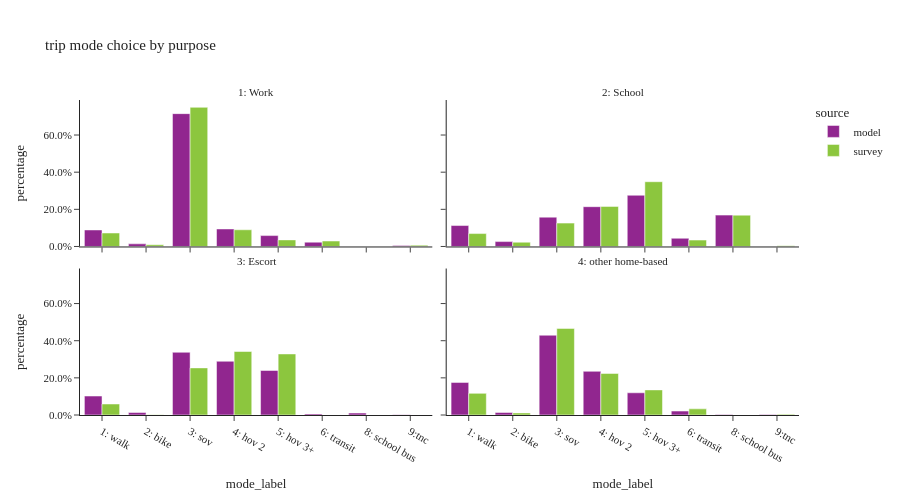

The code cell stored with this chart in its notebook:
### Code cell
df_trip = df_trip.filter(pl.col('dpurp_label') != 'None')
plot_mode_choice(df_trip,'dpurp_label', "trip mode choice by purpose")

### Figure 1 — Plotly figure (JSON) as saved in the notebook; plotly's stock layout.template omitted (floating-point values rounded to 4 significant figures)
{"data": [{"alignmentgroup": "True", "customdata": [[1539894], [191504], [126137], [49990], [12049], [203011], [24], [30442]], "hovertemplate": "source=model<br>dpurp_label=1: Work<br>mode_label=%{x}<br>percentage=%{y}<br>sample_count=%{customdata[0]}<extra></extra>", "legendgroup": "model", "marker": {"color": "#91268F", "pattern": {"shape": ""}}, "name": "model", "offsetgroup": "model", "orientation": "v", "showlegend": true, "textposition": "auto", "type": "bar", "x": ["3: sov", "1: walk", "5: hov 3+", "6: transit", "9:tnc", "4: hov 2", "8: school bus", "2: bike"], "xaxis": "x3", "y": [0.7152, 0.08895, 0.05859, 0.02322, 0.005596, 0.09429, 1.115e-05, 0.01414], "yaxis": "y3"}, {"alignmentgroup": "True", "customdata": [[106257], [11], [29816], [75846], [17685], [113643], [185586], [144156]], "hovertemplate": "source=model<br>dpurp_label=2: School<br>mode_label=%{x}<br>percentage=%{y}<br>sample_count=%{customdata[0]}<extra></extra>", "legendgroup": "model", "marker": {"color": "#91268F", "pattern": {"shape": ""}}, "name": "model", "offsetgroup": "model", "orientation": "v", "showlegend": false, "textposition": "auto", "type": "bar", "x": ["3: sov", "9:tnc", "6: transit", "1: walk", "2: bike", "8: school bus", "5: hov 3+", "4: hov 2"], "xaxis": "x4", "y": [0.1579, 1.634e-05, 0.0443, 0.1127, 0.02628, 0.1689, 0.2758, 0.2142], "yaxis": "y4"}, {"alignmentgroup": "True", "customdata": [[22219], [9847], [17611], [481973], [170138], [562535], [2121], [399566]], "hovertemplate": "source=model<br>dpurp_label=3: Escort<br>mode_label=%{x}<br>percentage=%{y}<br>sample_count=%{customdata[0]}<extra></extra>", "legendgroup": "model", "marker": {"color": "#91268F", "pattern": {"shape": ""}}, "name": "model", "offsetgroup": "model", "orientation": "v", "showlegend": false, "textposition": "auto", "type": "bar", "x": ["2: bike", "6: transit", "8: school bus", "4: hov 2", "1: walk", "3: sov", "9:tnc", "5: hov 3+"], "xaxis": "x", "y": [0.01334, 0.005911, 0.01057, 0.2893, 0.1021, 0.3377, 0.001273, 0.2398], "yaxis": "y"}, {"alignmentgroup": "True", "customdata": [[733276], [2634796], [16567], [1442714], [1076279], [83302], [129895], [17797]], "hovertemplate": "source=model<br>dpurp_label=4: other home-based<br>mode_label=%{x}<br>percentage=%{y}<br>sample_count=%{customdata[0]}<extra></extra>", "legendgroup": "model", "marker": {"color": "#91268F", "pattern": {"shape": ""}}, "name": "model", "offsetgroup": "model", "orientation": "v", "showlegend": false, "textposition": "auto", "type": "bar", "x": ["5: hov 3+", "3: sov", "8: school bus", "4: hov 2", "1: walk", "2: bike", "6: transit", "9:tnc"], "xaxis": "x2", "y": [0.1195, 0.4295, 0.002701, 0.2352, 0.1754, 0.01358, 0.02117, 0.002901], "yaxis": "y2"}, {"alignmentgroup": "True", "customdata": [[248], [60], [14], [349], [1597], [123], [33], [136]], "hovertemplate": "source=survey<br>dpurp_label=1: Work<br>mode_label=%{x}<br>percentage=%{y}<br>sample_count=%{customdata[0]}<extra></extra>", "legendgroup": "survey", "marker": {"color": "#8CC63E", "pattern": {"shape": ""}}, "name": "survey", "offsetgroup": "survey", "orientation": "v", "showlegend": true, "textposition": "auto", "type": "bar", "x": ["6: transit", "5: hov 3+", "9:tnc", "1: walk", "3: sov", "2: bike", null, "4: hov 2"], "xaxis": "x3", "y": [0.02935, 0.03549, 0.006784, 0.07261, 0.7492, 0.009129, 0.00757, 0.08988], "yaxis": "y3"}, {"alignmentgroup": "True", "customdata": [[4], [3], [152], [51], [161], [99], [133], [22], [38]], "hovertemplate": "source=survey<br>dpurp_label=2: School<br>mode_label=%{x}<br>percentage=%{y}<br>sample_count=%{customdata[0]}<extra></extra>", "legendgroup": "survey", "marker": {"color": "#8CC63E", "pattern": {"shape": ""}}, "name": "survey", "offsetgroup": "survey", "orientation": "v", "showlegend": false, "textposition": "auto", "type": "bar", "x": [null, "9:tnc", "4: hov 2", "3: sov", "5: hov 3+", "1: walk", "8: school bus", "2: bike", "6: transit"], "xaxis": "x4", "y": [0.009702, 0.004499, 0.2158, 0.1257, 0.3486, 0.06947, 0.1686, 0.02305, 0.03447], "yaxis": "y4"}, {"alignmentgroup": "True", "customdata": [[3], [510], [24], [358], [5], [138], [413], [9]], "hovertemplate": "source=survey<br>dpurp_label=3: Escort<br>mode_label=%{x}<br>percentage=%{y}<br>sample_count=%{customdata[0]}<extra></extra>", "legendgroup": "survey", "marker": {"color": "#8CC63E", "pattern": {"shape": ""}}, "name": "survey", "offsetgroup": "survey", "orientation": "v", "showlegend": false, "textposition": "auto", "type": "bar", "x": ["8: school bus", "4: hov 2", "2: bike", "3: sov", "6: transit", "1: walk", "5: hov 3+", null], "xaxis": "x", "y": [0.0001531, 0.3418, 0.001828, 0.2537, 0.0002979, 0.05932, 0.3287, 0.01418], "yaxis": "y"}, {"alignmentgroup": "True", "customdata": [[11], [24], [3051], [278], [1549], [48], [189], [1653], [843]], "hovertemplate": "source=survey<br>dpurp_label=4: other home-based<br>mode_label=%{x}<br>percentage=%{y}<br>sample_count=%{customdata[0]}<extra></extra>", "legendgroup": "survey", "marker": {"color": "#8CC63E", "pattern": {"shape": ""}}, "name": "survey", "offsetgroup": "survey", "orientation": "v", "showlegend": false, "textposition": "auto", "type": "bar", "x": ["8: school bus", "9:tnc", "3: sov", "6: transit", "4: hov 2", null, "2: bike", "1: walk", "5: hov 3+"], "xaxis": "x2", "y": [0.0006117, 0.003641, 0.4662, 0.03303, 0.2239, 0.00982, 0.01127, 0.1165, 0.1351], "yaxis": "y2"}], "layout": {"annotations": [{"font": {}, "showarrow": false, "text": "3: Escort", "x": 0.245, "xanchor": "center", "xref": "paper", "y": 0.465, "yanchor": "bottom", "yref": "paper"}, {"font": {}, "showarrow": false, "text": "4: other home-based", "x": 0.755, "xanchor": "center", "xref": "paper", "y": 0.465, "yanchor": "bottom", "yref": "paper"}, {"font": {}, "showarrow": false, "text": "1: Work", "x": 0.245, "xanchor": "center", "xref": "paper", "y": 1.0, "yanchor": "bottom", "yref": "paper"}, {"font": {}, "showarrow": false, "text": "2: School", "x": 0.755, "xanchor": "center", "xref": "paper", "y": 1.0, "yanchor": "bottom", "yref": "paper"}], "barmode": "group", "font": {"size": 11}, "height": 500, "legend": {"title": {"text": "source"}, "tracegroupgap": 0}, "title": {"text": "trip mode choice by purpose"}, "width": 900, "xaxis": {"anchor": "y", "categoryorder": "category ascending", "domain": [0.0, 0.49], "dtick": 1, "title": {"text": "mode_label"}}, "xaxis2": {"anchor": "y2", "domain": [0.51, 1.0], "matches": "x", "title": {"text": "mode_label"}}, "xaxis3": {"anchor": "y3", "domain": [0.0, 0.49], "matches": "x", "showticklabels": false}, "xaxis4": {"anchor": "y4", "domain": [0.51, 1.0], "matches": "x", "showticklabels": false}, "yaxis": {"anchor": "x", "domain": [0.0, 0.465], "tickformat": ".1%", "title": {"text": "percentage"}}, "yaxis2": {"anchor": "x2", "domain": [0.0, 0.465], "matches": "y", "showticklabels": false, "tickformat": ".1%"}, "yaxis3": {"anchor": "x3", "domain": [0.535, 1.0], "matches": "y", "tickformat": ".1%", "title": {"text": "percentage"}}, "yaxis4": {"anchor": "x4", "domain": [0.535, 1.0], "matches": "y", "showticklabels": false, "tickformat": ".1%"}}}
